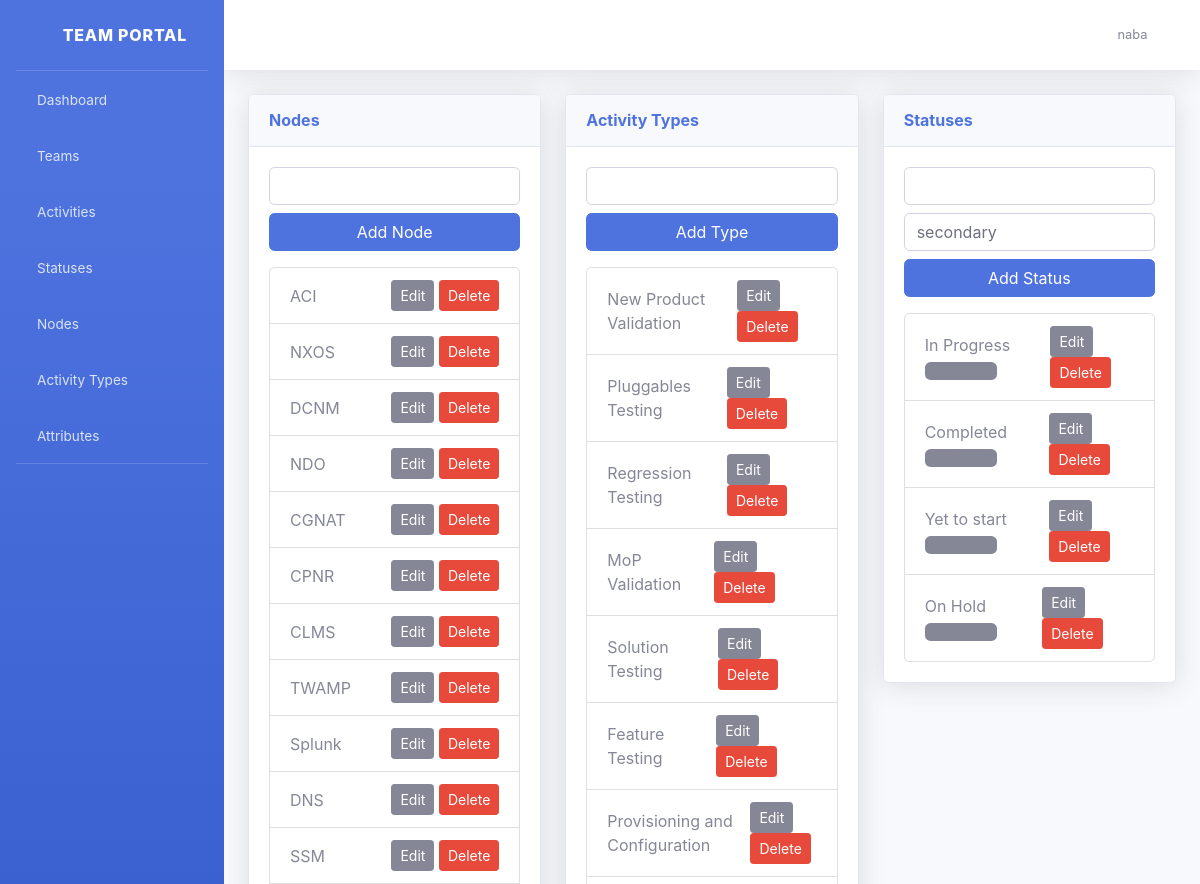
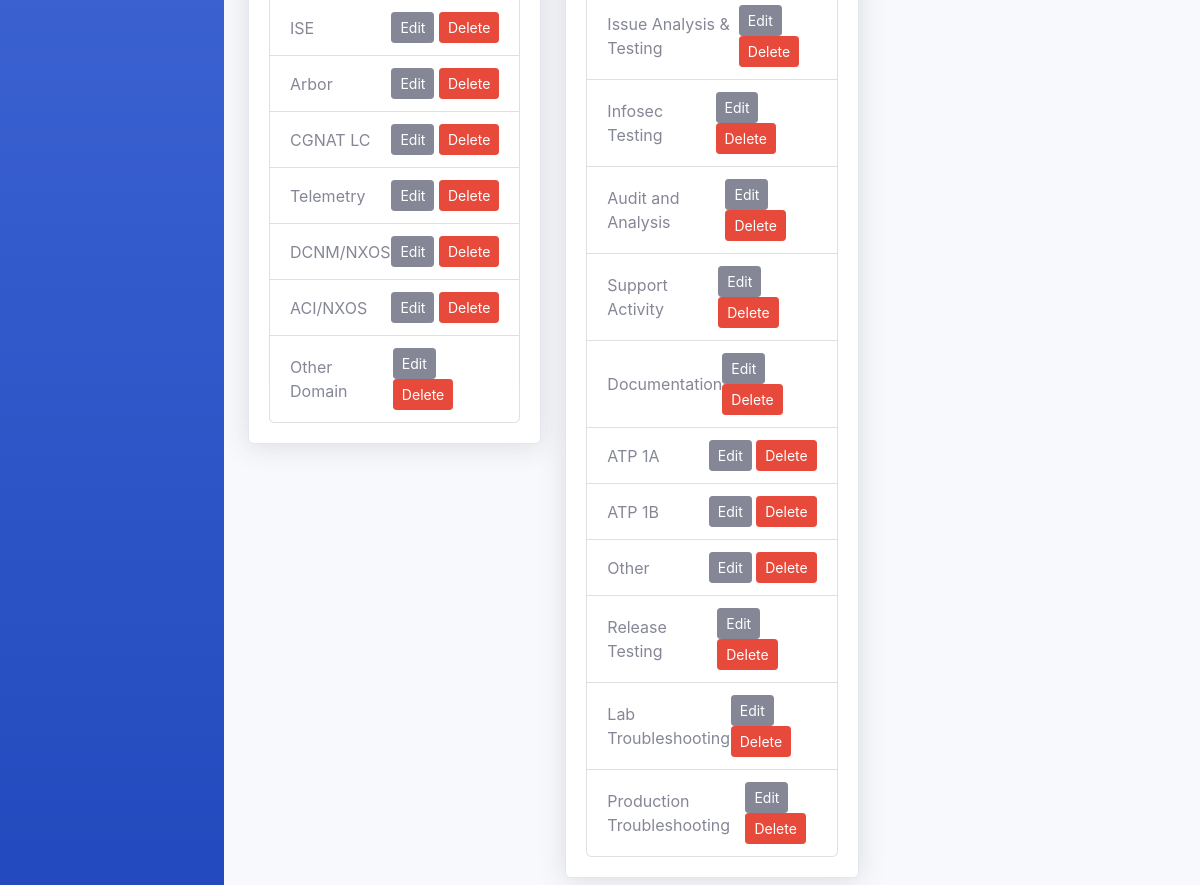
Screenshot of /attributes/manage/ (signed in) with the database file from the repository (2 pictures, top to bottom).
### users/models.py (models this page shows, shortened)
class User(AbstractUser):
    role = models.CharField(max_length=32, default='member')
    is_active = models.BooleanField(default=False)
    teams = models.ManyToManyField(Team, related_name='users', blank=True)

### attributes/models.py (models this page shows, shortened)
class Node(models.Model):
    name = models.CharField(max_length=50, unique=True)

class ActivityType(models.Model):
    name = models.CharField(max_length=50, unique=True)

class Status(models.Model):
    name = models.CharField(max_length=50, unique=True)
    color = models.CharField(max_length=20, default='secondary')

### attributes/views.py (the view, shortened to what this page needs)
# urls.py: path('manage/', views.attributes_manage, name='attributes_manage'),
@login_required
def attributes_manage(request):
    nodes = Node.objects.all()
    types = ActivityType.objects.all()
    statuses = Status.objects.all()
    node_form = NodeForm(prefix='node')
    activitytype_form = ActivityTypeForm(prefix='type')
    status_form = StatusForm(prefix='status')
    return render(request, 'attributes/attributes_manage.html', {
        'nodes': nodes,
        'types': types,
        'statuses': statuses,
        'node_form': node_form,
        'activitytype_form': activitytype_form,
        'status_form': status_form,
    })

### attributes/forms.py
class NodeForm(forms.ModelForm):
    class Meta:
        model = Node
        fields = ['name']

class ActivityTypeForm(forms.ModelForm):
    class Meta:
        model = ActivityType
        fields = ['name']

### attributes/templates/attributes/attributes_manage.html (shortened to what this page needs)
{% extends 'base.html' %}
{% load widget_tweaks %}
{% block content %}
<div class="row">
  <div class="col-lg-4 mb-4">
    <div class="card shadow">
      <div class="card-header py-3"><h6 class="m-0 font-weight-bold text-primary">Nodes</h6></div>
      <div class="card-body">
        <form method="post" action="{% url 'node_create' %}" class="mb-3">
          {{ node_form.name|add_class:'form-control form-control-user mb-2' }}
          <button type="submit" class="btn btn-primary btn-user btn-block">Add Node</button>
        </form>
        <ul class="list-group">
          {% for node in nodes %}
            <li class="list-group-item d-flex justify-content-between align-items-center">
              {{ node.name }}
              <span>
                <a class="btn btn-sm btn-secondary" href="{% url 'node_edit' node.pk %}">Edit</a>
                <a class="btn btn-sm btn-danger" href="{% url 'node_delete' node.pk %}">Delete</a>
              </span>
            </li>
          {% empty %}
            <li class="list-group-item">No nodes found.</li>
          {% endfor %}
        </ul>
      </div>
    </div>
  </div>
  <div class="col-lg-4 mb-4">
    <div class="card shadow">
      <div class="card-header py-3"><h6 class="m-0 font-weight-bold text-primary">Activity Types</h6></div>
      <div class="card-body">
        <form method="post" action="{% url 'activitytype_create' %}" class="mb-3">
          {{ activitytype_form.name|add_class:'form-control form-control-user mb-2' }}
          <button type="submit" class="btn btn-primary btn-user btn-block">Add Type</button>
        </form>
        <ul class="list-group">
          {% for type in types %}
            <li class="list-group-item d-flex justify-content-between align-items-center">
              {{ type.name }}
              <span>
                <a class="btn btn-sm btn-secondary" href="{% url 'activitytype_edit' type.pk %}">Edit</a>
                <a class="btn btn-sm btn-danger" href="{% url 'activitytype_delete' type.pk %}">Delete</a>
              </span>
            </li>
          {% empty %}
            <li class="list-group-item">No activity types found.</li>
          {% endfor %}
        </ul>
      </div>
    </div>
  </div>
  <div class="col-lg-4 mb-4">
    <div class="card shadow">
      <div class="card-header py-3"><h6 class="m-0 font-weight-bold text-primary">Statuses</h6></div>
      <div class="card-body">
        <form method="post" action="{% url 'status_create' %}" class="mb-3">
          {{ status_form.name|add_class:'form-control form-control-user mb-2' }}
          {{ status_form.color|add_class:'form-control form-control-user mb-2' }}
          <button type="submit" class="btn btn-primary btn-user btn-block">Add Status</button>
        </form>
        <ul class="list-group">
          {% for status in statuses %}
            <li class="list-group-item d-flex justify-content-between align-items-center">
              <span>{{ status.name }} <span class="badge bg-{{ status.color }} ms-2">{{ status.color }}</span></span>
              <span>
                <a class="btn btn-sm btn-secondary" href="{% url 'status_edit' status.pk %}">Edit</a>
                <a class="btn btn-sm btn-danger" href="{% url 'status_delete' status.pk %}">Delete</a>
              </span>
            </li>
          {% empty %}
            <li class="list-group-item">No statuses found.</li>
          {% endfor %}
        </ul>
      </div>
    </div>
  </div>
</div>
{% endblock %}

### templates/base.html (shortened to what this page needs)
{% load static %}
<!DOCTYPE html>
<html lang="en">
<head>
    <link href="{% static 'sbadmin2/vendor/fontawesome-free/css/all.min.css' %}" rel="stylesheet" type="text/css">
    <link href="{% static 'sbadmin2/css/sb-admin-2.min.css' %}" rel="stylesheet">
</head>
<body id="page-top">
    <div id="wrapper">
        <ul class="navbar-nav bg-gradient-primary sidebar sidebar-dark accordion" id="accordionSidebar">
            <a class="sidebar-brand d-flex align-items-center justify-content-center" href="{% url 'dashboard' %}">
                <div class="sidebar-brand-icon rotate-n-15">
                    <i class="fas fa-users"></i>
                </div>
                <div class="sidebar-brand-text mx-3">Team Portal</div>
            </a>
            <hr class="sidebar-divider my-0">
            <li class="nav-item"><a class="nav-link" href="{% url 'dashboard' %}"><i class="fas fa-fw fa-tachometer-alt"></i><span>Dashboard</span></a></li>
            <li class="nav-item"><a class="nav-link" href="{% url 'team_list' %}"><i class="fas fa-fw fa-users"></i><span>Teams</span></a></li>
            <li class="nav-item"><a class="nav-link" href="{% url 'activity_list' %}"><i class="fas fa-fw fa-tasks"></i><span>Activities</span></a></li>
            <li class="nav-item"><a class="nav-link" href="{% url 'status_list' %}"><i class="fas fa-fw fa-flag"></i><span>Statuses</span></a></li>
            <li class="nav-item"><a class="nav-link" href="{% url 'node_list' %}"><i class="fas fa-fw fa-sitemap"></i><span>Nodes</span></a></li>
            <li class="nav-item"><a class="nav-link" href="{% url 'activitytype_list' %}"><i class="fas fa-fw fa-list"></i><span>Activity Types</span></a></li>
            <li class="nav-item"><a class="nav-link" href="{% url 'attributes_manage' %}"><i class="fas fa-fw fa-cogs"></i><span>Attributes</span></a></li>
            <hr class="sidebar-divider d-none d-md-block">
        </ul>
        <div id="content-wrapper" class="d-flex flex-column">
            <div id="content">
                <nav class="navbar navbar-expand navbar-light bg-white topbar mb-4 static-top shadow">
                    <ul class="navbar-nav ml-auto">
                        {% if user.is_authenticated %}
                            <li class="nav-item dropdown no-arrow">
                                <a class="nav-link dropdown-toggle" href="#" id="userDropdown" role="button" data-toggle="dropdown" aria-haspopup="true" aria-expanded="false">
                                    <span class="mr-2 d-none d-lg-inline text-gray-600 small">{{ user.username }}</span>
                                    <i class="fas fa-user-circle fa-lg"></i>
                                </a>
                            </li>
                        {% else %}
                            <li class="nav-item"><a class="nav-link" href="{% url 'login' %}">Login</a></li>
                        {% endif %}
                    </ul>
                </nav>
                <div class="container-fluid">
                    {% block content %}{% endblock %}
                </div>
            </div>
        </div>
    </div>
</body>
</html>

### rows the page displays
User: username "naba"
Node: name "ACI"
Node: name "NXOS"
Node: name "DCNM"
Node: name "NDO"
Node: name "CGNAT"
Node: name "CPNR"
Node: name "CLMS"
Node: name "TWAMP"
Node: name "Splunk"
Node: name "DNS"
Node: name "SSM"
Node: name "ISE"
Node: name "Arbor"
Node: name "CGNAT LC"
Node: name "Telemetry"
Node: name "DCNM/NXOS"
Node: name "ACI/NXOS"
Node: name "Other Domain"
ActivityType: name "New Product Validation"
ActivityType: name "Pluggables Testing"
ActivityType: name "Regression Testing"
ActivityType: name "MoP Validation"
ActivityType: name "Solution Testing"
ActivityType: name "Feature Testing"
ActivityType: name "Provisioning and Configuration"
ActivityType: name "Issue Analysis & Testing"
ActivityType: name "Infosec Testing"
ActivityType: name "Audit and Analysis"
ActivityType: name "Support Activity"
ActivityType: name "Documentation"
ActivityType: name "ATP 1A"
ActivityType: name "ATP 1B"
ActivityType: name "Other"
ActivityType: name "Release Testing"
ActivityType: name "Lab Troubleshooting"
ActivityType: name "Production Troubleshooting"
Status: name "In Progress"
Status: name "Completed"
Status: name "Yet to start"
Status: name "On Hold"
